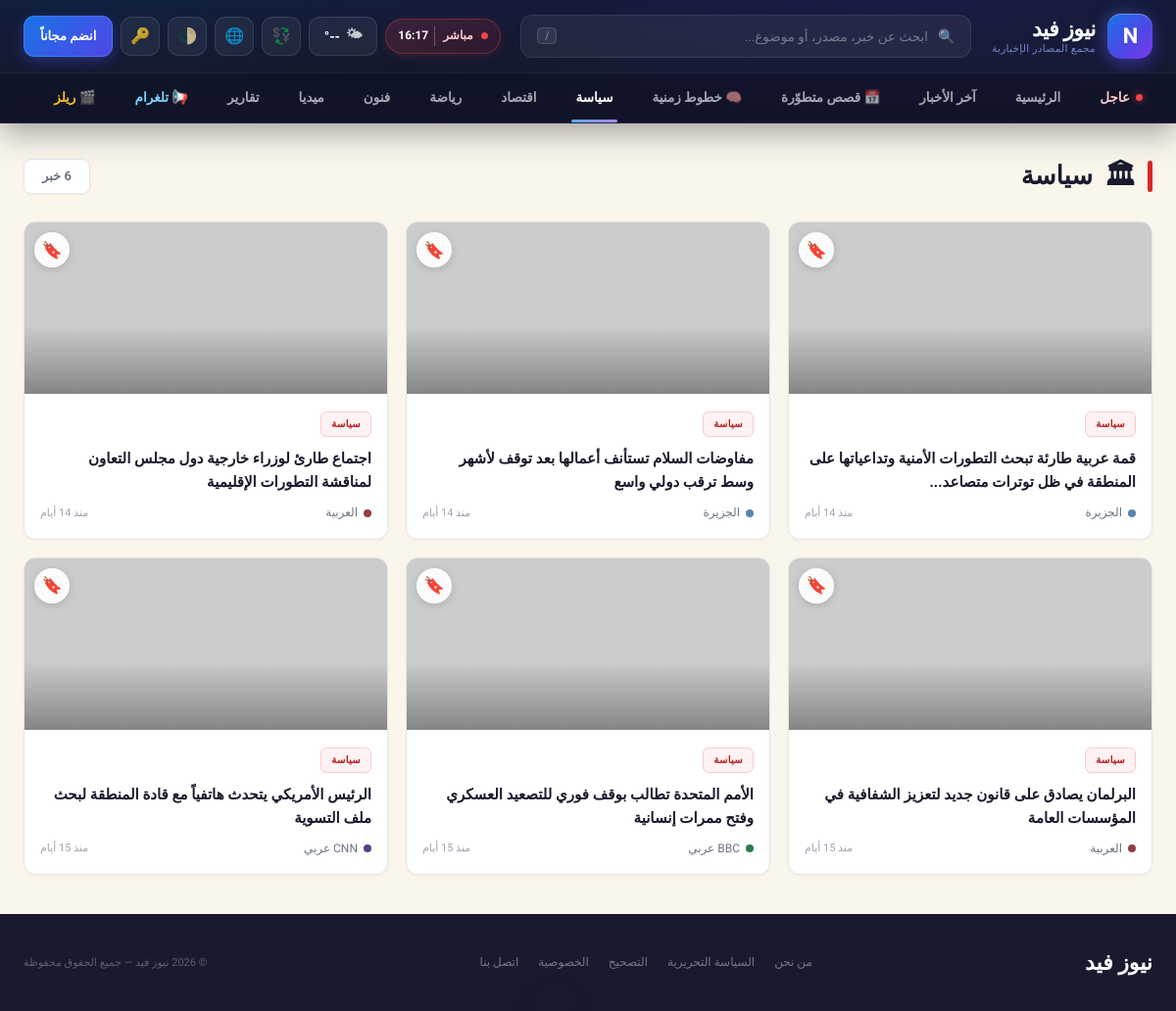
Page /category/political on the committed database.
### tables this page shows
CREATE TABLE IF NOT EXISTS `articles` (
  `id` int(11) NOT NULL AUTO_INCREMENT,
  `title` varchar(500) NOT NULL,
  `slug` varchar(500) NOT NULL,
  `excerpt` text DEFAULT NULL,
  `content` longtext DEFAULT NULL,
  `image_url` varchar(500) DEFAULT NULL,
  `source_url` varchar(1000) DEFAULT NULL,
  `category_id` int(11) DEFAULT NULL,
  `source_id` int(11) DEFAULT NULL,
  `is_featured` tinyint(1) DEFAULT 0,
  `is_breaking` tinyint(1) DEFAULT 0,
  `is_hero` tinyint(1) DEFAULT 0,
  `view_count` int(11) DEFAULT 0,
  `comments` int(11) DEFAULT 0,
  `status` enum('published','draft','archived') DEFAULT 'published',
  `published_at` timestamp DEFAULT CURRENT_TIMESTAMP,
  `created_at` timestamp DEFAULT CURRENT_TIMESTAMP,
  `updated_at` timestamp DEFAULT CURRENT_TIMESTAMP ON UPDATE CURRENT_TIMESTAMP,
  PRIMARY KEY (`id`),
  KEY `category_id` (`category_id`),
  KEY `source_id` (`source_id`),
  KEY `status` (`status`),
  KEY `is_breaking` (`is_breaking`),
  KEY `is_featured` (`is_featured`),
  KEY `published_at` (`published_at`),
  CONSTRAINT `fk_article_category` FOREIGN KEY (`category_id`) REFERENCES `categories` (`id`) ON DELETE SET NULL,
  CONSTRAINT `fk_article_source` FOREIGN KEY (`source_id`) REFERENCES `sources` (`id`) ON DELETE SET NULL
);

CREATE TABLE IF NOT EXISTS `categories` (
  `id` int(11) NOT NULL AUTO_INCREMENT,
  `name` varchar(100) NOT NULL,
  `slug` varchar(100) NOT NULL,
  `icon` varchar(10) DEFAULT NULL,
  `css_class` varchar(50) DEFAULT NULL,
  `sort_order` int(11) DEFAULT 0,
  `is_active` tinyint(1) DEFAULT 1,
  `created_at` timestamp DEFAULT CURRENT_TIMESTAMP,
  PRIMARY KEY (`id`),
  UNIQUE KEY `slug` (`slug`)
);

CREATE TABLE IF NOT EXISTS `sources` (
  `id` int(11) NOT NULL AUTO_INCREMENT,
  `name` varchar(200) NOT NULL,
  `slug` varchar(200) NOT NULL,
  `logo_letter` varchar(5) DEFAULT NULL,
  `logo_color` varchar(20) DEFAULT '#5a85b0',
  `logo_bg` varchar(20) DEFAULT '#e5eef8',
  `url` varchar(500) DEFAULT NULL,
  `rss_url` varchar(500) DEFAULT NULL,
  `is_active` tinyint(1) DEFAULT 1,
  `articles_today` int(11) DEFAULT 0,
  `created_at` timestamp DEFAULT CURRENT_TIMESTAMP,
  PRIMARY KEY (`id`),
  UNIQUE KEY `slug` (`slug`)
);

### includes/user_auth.php (called while the page is built, shortened)
<?php
require_once __DIR__ . '/functions.php';
function user_session_start(): void {
    if (session_status() === PHP_SESSION_NONE) {
        $isHttps = (!empty($_SERVER['HTTPS']) && $_SERVER['HTTPS'] !== 'off')
            || (($_SERVER['HTTP_X_FORWARDED_PROTO'] ?? '') === 'https');
    }
}
function current_user_id(): ?int {
    $id = $_SESSION[USER_SESSION_KEY] ?? null;
    return $id ? (int)$id : null;
}
function current_user(): ?array {
    static $cached = null;
    if ($cached !== null) return $cached ?: null;
    $id = current_user_id();
    if (!$id) { $cached = false; return null; }
}
function current_theme(): string {
    $u = current_user();
    $c = $_COOKIE['nf_theme'] ?? 'auto';
    return in_array($c, ['light', 'dark', 'auto'], true) ? $c : 'auto';
}

### includes/functions.php (called while the page is built, shortened)
<?php
require_once __DIR__ . '/cache.php';
function getSetting($key, $default = '') {
    static $settings = null;
    if ($settings === null) {
        $settings = cache_remember('settings_all', REFERENCE_CACHE_TTL, function() {
            try {
                $db = getDB();
                $rows = $db->query("SELECT setting_key, setting_value FROM settings")->fetchAll(PDO::FETCH_KEY_PAIR);
                return $rows ?: [];
            } catch (Throwable $e) {
                return [];
            }
        });
    }
    return array_key_exists($key, $settings) ? $settings[$key] : $default;
}
function timeAgo($datetime) {
    $now = new DateTime();
    $ago = new DateTime($datetime);
    $diff = $now->diff($ago);
    if ($diff->d >= 2) return 'منذ ' . $diff->d . ' أيام';
    return 'الآن';
}
function e($str) {
    return htmlspecialchars($str, ENT_QUOTES, 'UTF-8');
}
function articleUrl($article) {
    $id = (int)($article['id'] ?? 0);
    $slug = $article['slug'] ?? '';
    if ($slug) {
        $slug = preg_replace('/[^a-zA-Z0-9\x{0600}-\x{06FF}-]+/u', '-', $slug);
        $slug = trim($slug, '-');
        $slug = mb_substr($slug, 0, 80);
        return 'article/' . $id . '/' . rawurlencode($slug);
    }
    return 'article/' . $id;
}

### includes/cache.php (called while the page is built, shortened)
<?php
function cache_dir() {
    $dir = __DIR__ . '/../storage/cache';
    return $dir;
}
function cache_path($key) {
    return cache_dir() . '/' . md5($key) . '.cache';
}
function &_cache_memo() {
    static $memo = [];
    return $memo;
}
function _cache_memo_miss() {
    static $sentinel;
    if ($sentinel === null) $sentinel = new stdClass();
    return $sentinel;
}
function cache_get($key) {
    $memo =& _cache_memo();
    $file = cache_path($key);
    if (!is_file($file)) {
        $memo[$key] = _cache_memo_miss();
        return null;
    }
    $raw = @file_get_contents($file);
    $payload = @unserialize($raw);
    return $payload['val'];
}
function cache_set($key, $value, $ttl = 300) {
    $file = cache_path($key);
    $payload = [
        'exp' => $ttl > 0 ? (time() + $ttl) : 0,
        'val' => $value,
    ];
    $memo =& _cache_memo();
    $memo[$key] = $value;
}
function cache_remember($key, $ttl, callable $callback) {
    $hit = cache_get($key);
    $val = $callback();
    return $val;
}

### category.php (the view, shortened to what this page needs)
<?php
require_once __DIR__ . '/includes/functions.php';
require_once __DIR__ . '/includes/user_auth.php';
$pageTheme = current_theme();
$slug = isset($_GET['slug']) ? trim($_GET['slug']) : '';
$type = isset($_GET['type']) ? trim($_GET['type']) : '';
$page = max(1, intval($_GET['page'] ?? 1));
$perPage = 20;
$offset = ($page - 1) * $perPage;
$categoryMap = [
    'breaking'  => ['name' => 'عاجل',   'icon' => '🔴', 'css' => 'cat-breaking'],
    'political' => ['name' => 'سياسة',  'icon' => '🏛',  'css' => 'cat-political'],
    'economy'   => ['name' => 'اقتصاد', 'icon' => '💹', 'css' => 'cat-economic'],
    'sports'    => ['name' => 'رياضة',  'icon' => '⚽', 'css' => 'cat-sports'],
    'arts'      => ['name' => 'فنون',   'icon' => '🎨', 'css' => 'cat-arts'],
    'media'     => ['name' => 'ميديا',  'icon' => '🎥', 'css' => 'cat-media'],
    'reports'   => ['name' => 'تقارير', 'icon' => '📊', 'css' => 'cat-reports'],
];
$db = getDB();
$totalCount = 0;
$pageTitle = '';
$pageIcon = '';
$pageCss = '';
if ($type === 'breaking') {
    $pageTitle = 'عاجل';
    $pageIcon = '🔴';
    $pageCss = 'cat-breaking';
    $countStmt = $db->query("SELECT COUNT(*) FROM articles WHERE is_breaking = 1 AND status = 'published'");
    $totalCount = (int) $countStmt->fetchColumn();
    $stmt = $db->prepare("SELECT a.*, c.name as cat_name, c.slug as cat_slug, c.css_class,
                           s.name as source_name, s.logo_color
                           FROM articles a
                           LEFT JOIN categories c ON a.category_id = c.id
                           LEFT JOIN sources s ON a.source_id = s.id
                           WHERE a.is_breaking = 1 AND a.status = 'published'
                           ORDER BY a.published_at DESC LIMIT ? OFFSET ?");
    $stmt->execute([$perPage, $offset]);
    $articles = $stmt->fetchAll();
} elseif ($slug !== '') {
    if (isset($categoryMap[$slug])) {
        $pageTitle = $categoryMap[$slug]['name'];
        $pageIcon = $categoryMap[$slug]['icon'];
        $pageCss = $categoryMap[$slug]['css'];
    } else {
        $pageTitle = $slug;
        $pageIcon = '📁';
        $pageCss = '';
    }
    $countStmt = $db->prepare("SELECT COUNT(*) FROM articles a
                                LEFT JOIN categories c ON a.category_id = c.id
                                WHERE c.slug = ? AND a.status = 'published'");
    $countStmt->execute([$slug]);
    $totalCount = (int) $countStmt->fetchColumn();
    $stmt = $db->prepare("SELECT a.*, c.name as cat_name, c.slug as cat_slug, c.css_class,
                           s.name as source_name, s.logo_color
                           FROM articles a
                           LEFT JOIN categories c ON a.category_id = c.id
                           LEFT JOIN sources s ON a.source_id = s.id
                           WHERE c.slug = ? AND a.status = 'published'
                           ORDER BY a.published_at DESC LIMIT ? OFFSET ?");
    $stmt->execute([$slug, $perPage, $offset]);
    $articles = $stmt->fetchAll();
} else {
    header('Location: index.php');
    exit;
}
?><!DOCTYPE html>
<html lang="ar" dir="rtl" data-theme="<?php echo e($pageTheme); ?>">
<head>
<title><?php echo e($pageIcon . ' ' . $pageTitle); ?> — <?php echo e(getSetting('site_name', SITE_NAME)); ?></title>
<?php
    require_once __DIR__ . '/includes/seo.php';
?>
<link rel="stylesheet" href="assets/css/site-header.min.css?v=m1">
<link rel="stylesheet" href="assets/css/user.min.css?v=m1">
</head>
<body>
<?php
include __DIR__ . '/includes/components/site_header.php';
?>
<div class="container">
  <div class="page-header">
    <div class="page-header-inner">
      <div class="page-title">
        <div class="line"<?php if ($type === 'breaking' || $slug === 'political') echo ' style="background:var(--red)"'; elseif ($slug === 'economy') echo ' style="background:var(--accent3)"'; elseif ($slug === 'sports') echo ' style="background:var(--accent)"'; elseif ($slug === 'arts') echo ' style="background:#5a3d8a"'; elseif ($slug === 'reports') echo ' style="background:var(--gold)"'; elseif ($slug === 'media') echo ' style="background:#7a3d7a"'; ?>></div>
        <span class="icon"><?php echo $pageIcon; ?></span>
        <?php echo e($pageTitle); ?>
      </div>
      <div class="page-count"><?php echo number_format($totalCount); ?> خبر</div>
    </div>
  </div>
  <?php if (empty($articles)): ?>
    <div class="empty-state">
      <div class="icon">📭</div>
      <h3>لا توجد أخبار حالياً</h3>
      <p>لم يتم العثور على أخبار في هذا التصنيف بعد.</p>
    </div>
  <?php else: ?>
    <div class="news-grid">
      <?php foreach ($articles as $article): ?>
        <?php $__sid = (int)($article['id'] ?? 0); $__ss = !empty($GLOBALS['__nf_saved_ids']) && isset($GLOBALS['__nf_saved_ids'][$__sid]); ?>
        <a class="news-card" href="<?php echo articleUrl($article); ?>">
          <button type="button" class="nf-bookmark-btn <?php echo $__ss ? 'saved' : ''; ?>" title="<?php echo $__ss ? 'إزالة من المحفوظات' : 'حفظ'; ?>" data-save-id="<?php echo $__sid; ?>" onclick="event.preventDefault(); event.stopPropagation(); NF.toggleSave(this)">🔖</button>
          <div class="card-img">
            <img src="<?php echo e($article['image_url'] ?? placeholderImage(400,300)); ?>" alt="<?php echo e($article['title']); ?>" loading="lazy" decoding="async">
          </div>
          <div class="card-body">
            <span class="card-cat <?php echo e($article['css_class'] ?? $pageCss); ?>"><?php echo e($article['cat_name'] ?? $pageTitle); ?></span>
            <div class="card-title"><?php echo e(mb_strlen($article['title']) > 80 ? mb_substr($article['title'], 0, 80) . '...' : $article['title']); ?></div>
            <div class="card-meta">
              <div class="card-source">
                <span class="source-dot" style="background:<?php echo e($article['logo_color'] ?? '#6b9fd4'); ?>"></span>
                <?php echo e($article['source_name'] ?? ''); ?>
              </div>
              <span class="card-time"><?php echo timeAgo($article['published_at']); ?></span>
            </div>
          </div>
        </a>
      <?php endforeach; ?>
    </div>
  <?php endif; ?>
</div>
<footer>
  <div class="footer-logo"><?php echo e(getSetting('site_name', SITE_NAME)); ?></div>
  <div class="footer-links">
    <a href="/about">من نحن</a>
    <a href="/editorial">السياسة التحريرية</a>
    <a href="/corrections">التصحيح</a>
    <a href="/privacy">الخصوصية</a>
    <a href="/contact">اتصل بنا</a>
  </div>
  <div class="footer-copy">&copy; <?php echo date('Y'); ?> <?php echo e(getSetting('site_name', SITE_NAME)); ?> &mdash; جميع الحقوق محفوظة</div>
</footer>
</body>
</html>

### category.php (style rules this page uses)
:root { --bg: #faf6ec; --bg2: #fdfaf2; --bg3: #e4e6eb; --card: #ffffff; --border: #e0e3e8; --accent: #1a73e8; --accent2: #0d9488; --accent3: #16a34a; --red: #dc2626; --text: #1a1a2e; --muted: #6b7280; --muted2: #9ca3af; --gold: #d97706; --header-bg: #1a1a2e; }
* { margin:0; padding:0; box-sizing:border-box; }
body { font-family:'Tajawal','Segoe UI',Tahoma,Arial,sans-serif; background:var(--bg); color:var(--text); overflow-x:hidden; line-height:1.6; }
a { text-decoration:none; color:inherit; }
.container { max-width:1400px; margin:0 auto; padding:0 24px; }
.page-header { padding:32px 0 24px; }
.page-header-inner { display:flex; align-items:center; justify-content:space-between; flex-wrap:wrap; gap:14px; }
.page-title { display:flex; align-items:center; gap:12px; font-size:26px; font-weight:900; }
.page-title .line { width:5px; height:32px; border-radius:3px; background:var(--accent); }
.page-title .icon { font-size:28px; }
.page-count { font-size:13px; color:var(--muted); font-weight:600; background:var(--card); border:1px solid var(--border); padding:7px 18px; border-radius:8px; box-shadow:0 1px 3px rgba(0,0,0,.04); }
.news-grid { display:grid; grid-template-columns:repeat(3,1fr); gap:18px; margin-bottom:32px; }
.news-card { background:var(--card); border:1px solid var(--border); border-radius:12px; overflow:hidden; cursor:pointer; transition:all .3s ease; text-decoration:none; color:inherit; display:block; box-shadow:0 1px 3px rgba(0,0,0,.04); }
.card-img { height:175px; overflow:hidden; position:relative; background:var(--bg3); }
.card-img::after { content:''; position:absolute; inset:0; background:linear-gradient(to bottom,transparent 60%,rgba(0,0,0,.35)); }
.card-img img { width:100%; height:100%; object-fit:cover; transition:transform .5s ease; }
.card-body { padding:16px; }
.card-cat { font-size:10px; font-weight:700; padding:4px 10px; border-radius:6px; display:inline-block; margin-bottom:10px; letter-spacing:.3px; }
.cat-political { background:#fef2f2; color:#b91c1c; border:1px solid #fecaca; }
.card-title { font-size:15px; font-weight:700; line-height:1.6; margin-bottom:10px; color:var(--text); }
.card-meta { display:flex; align-items:center; justify-content:space-between; }
.card-source { display:flex; align-items:center; gap:6px; font-size:12px; color:var(--muted); font-weight:500; }
.source-dot { width:8px; height:8px; border-radius:50%; }
.card-time { font-size:11px; color:var(--muted2); font-weight:500; }
footer { background:var(--header-bg); padding:32px 24px; margin-top:40px; display:flex; align-items:center; justify-content:space-between; flex-wrap:wrap; gap:16px; color:rgba(255,255,255,.5); }
.footer-logo { font-size:22px; font-weight:900; color:#fff; }
.footer-links { display:flex; gap:20px; }
.footer-links a { font-size:12px; color:rgba(255,255,255,.4); text-decoration:none; transition:color .2s; }
.footer-copy { font-size:11px; color:rgba(255,255,255,.3); }

### rows in the picture
articles: category.name "سياسة", title "قمة عربية طارئة تبحث التطورات الأمنية وتداعياتها على المنطقة في ظل توترات متصاعد...", source.name "الجزيرة", published_at "منذ 14 أيام"
articles: category.name "سياسة", title "مفاوضات السلام تستأنف أعمالها بعد توقف لأشهر وسط ترقب دولي واسع", source.name "الجزيرة", published_at "منذ 14 أيام"
articles: category.name "سياسة", title "اجتماع طارئ لوزراء خارجية دول مجلس التعاون لمناقشة التطورات الإقليمية", source.name "العربية", published_at "منذ 14 أيام"
articles: category.name "سياسة", title "البرلمان يصادق على قانون جديد لتعزيز الشفافية في المؤسسات العامة", source.name "العربية", published_at "منذ 15 أيام"
articles: category.name "سياسة", title "الأمم المتحدة تطالب بوقف فوري للتصعيد العسكري وفتح ممرات إنسانية", source.name "BBC عربي", published_at "منذ 15 أيام"
articles: category.name "سياسة", title "الرئيس الأمريكي يتحدث هاتفياً مع قادة المنطقة لبحث ملف التسوية", source.name "CNN عربي", published_at "منذ 15 أيام"

### other values in the picture
getSetting('site_name', SITE_NAME) "نيوز فيد"
getSetting('site_tagline', SITE_TAGLINE) "مجمع المصادر الإخبارية"
$pageIcon "🏛"
$pageTitle "سياسة"
